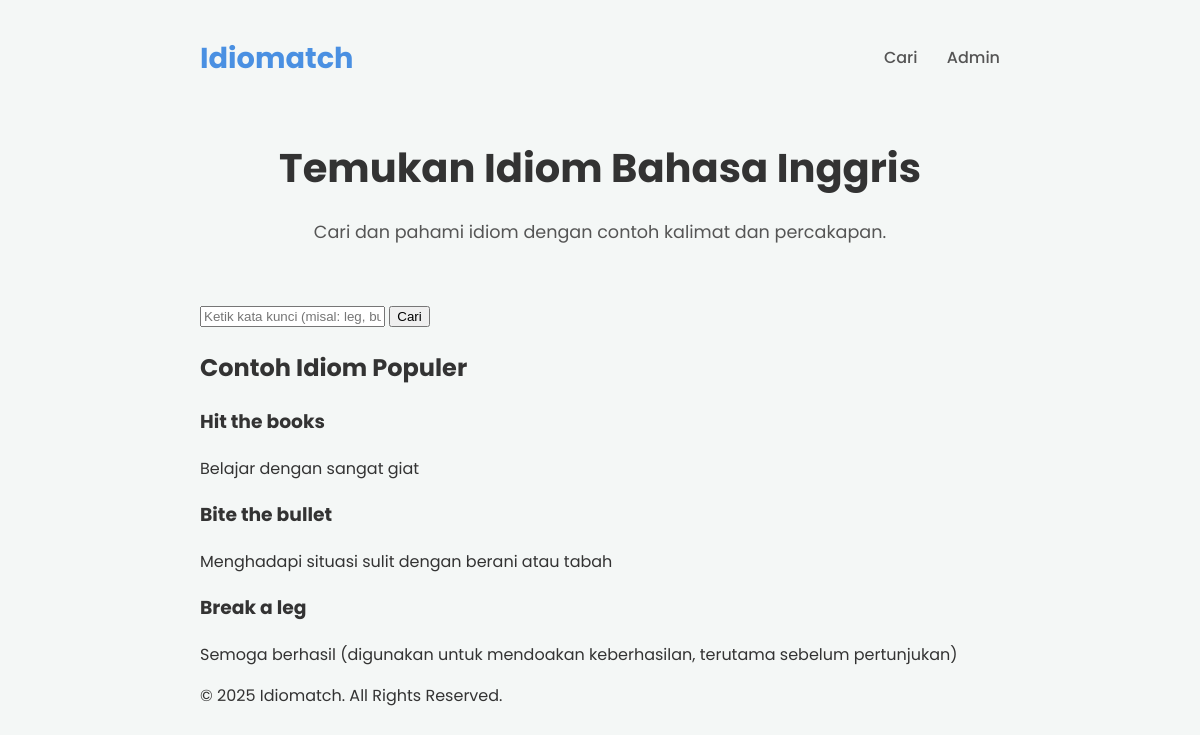
The page / on the database its author committed.
### tables this page shows
CREATE TABLE IF NOT EXISTS `idioms` (
  `id` int NOT NULL AUTO_INCREMENT,
  `idiom` varchar(255) NOT NULL,
  `meaning_id` text NOT NULL,
  `example_sentence` text NOT NULL,
  `sentence_translation` text NOT NULL,
  `example_conversation` text NOT NULL,
  PRIMARY KEY (`id`)
);

### index.php (the view, shortened to what this page needs)
<?php
include 'includes/db.php';
include 'includes/header.php';
$results = [];
$keyword = '';
$search_performed = false;
$popular_idioms = [];
if (isset($_GET['keyword']) && !empty(trim($_GET['keyword']))) {
    $search_performed = true;
    $keyword = trim($_GET['keyword']);
    $search_term = "%" . $keyword . "%";
    $sql = "SELECT * FROM idioms WHERE idiom LIKE ? OR meaning_id LIKE ? OR example_sentence LIKE ?";
    $stmt = $conn->prepare($sql);
    $stmt->bind_param("sss", $search_term, $search_term, $search_term);
    $stmt->execute();
    $result_set = $stmt->get_result();
    if ($result_set->num_rows > 0) {
        while ($row = $result_set->fetch_assoc()) {
            $results[] = $row;
        }
    }
    $stmt->close();
} else {
    $sql_popular = "SELECT idiom, meaning_id FROM idioms ORDER BY RAND() LIMIT 3";
    $result_popular = $conn->query($sql_popular);
    if ($result_popular && $result_popular->num_rows > 0) {
        while ($row = $result_popular->fetch_assoc()) {
            $popular_idioms[] = $row;
        }
    }
}
?>
<section class="search-section">
    <form action="index.php" method="GET" class="search-form">
        <input type="text" name="keyword" placeholder="Ketik kata kunci (misal: leg, bullet)..." class="search-input" value="<?= htmlspecialchars($keyword) ?>" required>
        <button type="submit" class="search-button">Cari</button>
    </form>
</section>
<section class="results-section">
    <?php if ($search_performed): ?>
        <?php if (!empty($results)): ?>
            <h2 class="results-title">Ditemukan <?= count($results) ?> idiom untuk "<?= htmlspecialchars($keyword) ?>"</h2>
            <?php foreach ($results as $row): ?>
                <div class="idiom-card">
                    <h3 class="idiom-title"><?= htmlspecialchars($row['idiom']) ?></h3>
                    <div class="idiom-content">
                        <p><strong>Artinya:</strong> <?= htmlspecialchars($row['meaning_id']) ?></p>
                        <h4>Contoh Kalimat:</h4>
                        <blockquote class="example-quote">
                            <p>"<?= htmlspecialchars($row['example_sentence']) ?>"</p>
                            <footer>- Terjemahan: <em><?= htmlspecialchars($row['sentence_translation']) ?></em></footer>
                        </blockquote>
                        <h4>Contoh Percakapan:</h4>
                        <div class="conversation">
                            <pre><?= htmlspecialchars($row['example_conversation']) ?></pre>
                        </div>
                    </div>
                </div>
            <?php endforeach; ?>
        <?php else: ?>
            <div class="placeholder no-results">
                <h2>Tidak ada hasil</h2>
                <p>Maaf, tidak ada idiom yang cocok dengan kata kunci "<?= htmlspecialchars($keyword) ?>". Coba kata kunci lain.</p>
            </div>
        <?php endif; ?>
    <?php else: ?>
        <div class="intro-section">
            <h2>Contoh Idiom Populer</h2>
            <div class="popular-idioms-grid">
                <?php if (!empty($popular_idioms)): ?>
                    <?php foreach ($popular_idioms as $p_idiom): ?>
                        <div class="popular-item">
                            <h3 class="popular-idiom-title"><?= htmlspecialchars($p_idiom['idiom']) ?></h3>
                            <p class="popular-idiom-meaning"><?= htmlspecialchars($p_idiom['meaning_id']) ?></p>
                        </div>
                    <?php endforeach; ?>
                <?php else: ?>
                    <div class="placeholder">
                        <p>Tidak ada contoh idiom untuk ditampilkan. Silakan tambahkan beberapa di halaman admin.</p>
                    </div>
                <?php endif; ?>
            </div>
        </div>
    <?php endif; ?>
</section>
<?php
include 'includes/footer.php';
?>

### includes/header.php (shortened to what this page needs)
<!DOCTYPE html>
<html lang="id">
<head>
    <link rel="stylesheet" href="css/style.css">
</head>
<body>
    <div class="container">
        <nav class="main-nav">
            <a href="index.php" class="logo">Idiomatch</a>
            <div class="nav-links" id="main-nav-links">
                <a href="index.php">Cari</a>
                <a href="admin.php">Admin</a>
            </div>
        </nav>
        <header class="header">
            <h1>Temukan Idiom Bahasa Inggris</h1>
            <p class="tagline">Cari dan pahami idiom dengan contoh kalimat dan percakapan.</p>
        </header>
        <main>

### includes/footer.php (shortened to what this page needs)
        </main>
        <footer class="footer">
            <p>&copy; <?= date('Y') ?> Idiomatch. All Rights Reserved.</p>
        </footer>
    </div>
</body>
</html>

### css/style.css (style rules this page uses)
:root { --primary-color: #4A90E2; --secondary-color: #50E3C2; --danger-color: #E94E77; --background-color: #f4f7f6; --text-color: #333; --card-bg-color: #ffffff; --shadow: 0 4px 15px rgba(0, 0, 0, 0.1); --border-radius: 12px; }
body { font-family: 'Poppins', sans-serif; margin: 0; background-color: var(--background-color); color: var(--text-color); line-height: 1.6; }
.container { max-width: 800px; margin: 0 auto; padding: 20px; }
.main-nav { display: flex; justify-content: space-between; align-items: center; padding: 15px 0; margin-bottom: 20px; position: relative; }
.logo { font-size: 1.8rem; font-weight: 700; color: var(--primary-color); text-decoration: none; z-index: 10; }
.nav-links a { margin-left: 25px; text-decoration: none; color: #555; font-weight: 500; transition: color 0.3s ease; }
.header { text-align: center; padding: 20px 0 40px 0; }
.header h1 { font-size: 2.5rem; font-weight: 700; color: var(--text-color); margin: 0; }
.tagline { font-size: 1.1rem; color: #555; }

### rows shown on the page
idioms: idiom "Hit the books", meaning "Belajar dengan sangat giat"
idioms: idiom "Bite the bullet", meaning "Menghadapi situasi sulit dengan berani atau tabah"
idioms: idiom "Break a leg", meaning "Semoga berhasil (digunakan untuk mendoakan keberhasilan, terutama sebelum pertunjukan)"
